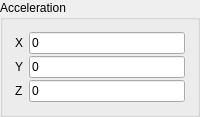
           <widget class="QGroupBox" name="accDisplay">
            <property name="title">
             <string>Acceleration</string>
            </property>
            <layout class="QVBoxLayout" name="verticalLayout_42">
             <property name="spacing">
              <number>2</number>
             </property>
             <property name="leftMargin">
              <number>12</number>
             </property>
             <property name="topMargin">
              <number>12</number>
             </property>
             <property name="rightMargin">
              <number>12</number>
             </property>
             <property name="bottomMargin">
              <number>12</number>
             </property>
             <item>
              <layout class="QHBoxLayout" name="horizontalLayout_69">
               <property name="spacing">
                <number>6</number>
               </property>
               <item>
                <widget class="QLabel" name="accXlabel">
                 <property name="text">
                  <string>X</string>
                 </property>
                </widget>
               </item>
               <item>
                <widget class="QLineEdit" name="le_Flight_accx">
                 <property name="text">
                  <string>0</string>
                 </property>
                 <property name="readOnly">
                  <bool>true</bool>
                 </property>
                </widget>
               </item>
              </layout>
             </item>
             <item>
              <layout class="QHBoxLayout" name="horizontalLayout_70">
               <property name="spacing">
                <number>6</number>
               </property>
               <item>
                <widget class="QLabel" name="accYLabel">
                 <property name="text">
                  <string>Y</string>
                 </property>
                </widget>
               </item>
               <item>
                <widget class="QLineEdit" name="le_Flight_accy">
                 <property name="text">
                  <string>0</string>
                 </property>
                 <property name="readOnly">
                  <bool>true</bool>
                 </property>
                </widget>
               </item>
              </layout>
             </item>
             <item>
              <layout class="QHBoxLayout" name="horizontalLayout_71">
               <property name="spacing">
                <number>6</number>
               </property>
               <item>
                <widget class="QLabel" name="accZLabel">
                 <property name="text">
                  <string>Z</string>
                 </property>
                </widget>
               </item>
               <item>
                <widget class="QLineEdit" name="le_Flight_accz">
                 <property name="text">
                  <string>0</string>
                 </property>
                 <property name="readOnly">
                  <bool>true</bool>
                 </property>
                </widget>
               </item>
              </layout>
             </item>
            </layout>
           </widget>
